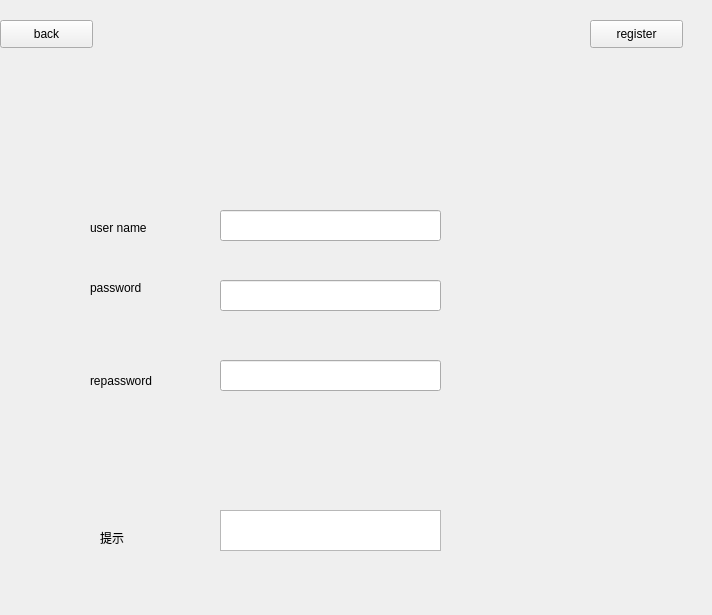
<?xml version="1.0" encoding="UTF-8"?>
<ui version="4.0">
 <class>regi</class>
 <widget class="QWidget" name="regi">
  <property name="geometry">
   <rect>
    <x>0</x>
    <y>0</y>
    <width>712</width>
    <height>615</height>
   </rect>
  </property>
  <property name="windowTitle">
   <string>Form</string>
  </property>
  <widget class="QLineEdit" name="lineEdit">
   <property name="geometry">
    <rect>
     <x>220</x>
     <y>210</y>
     <width>221</width>
     <height>31</height>
    </rect>
   </property>
  </widget>
  <widget class="QLineEdit" name="lineEdit_2">
   <property name="geometry">
    <rect>
     <x>220</x>
     <y>280</y>
     <width>221</width>
     <height>31</height>
    </rect>
   </property>
  </widget>
  <widget class="QLineEdit" name="lineEdit_3">
   <property name="geometry">
    <rect>
     <x>220</x>
     <y>360</y>
     <width>221</width>
     <height>31</height>
    </rect>
   </property>
  </widget>
  <widget class="QPushButton" name="pushButton">
   <property name="geometry">
    <rect>
     <x>0</x>
     <y>20</y>
     <width>93</width>
     <height>28</height>
    </rect>
   </property>
   <property name="text">
    <string>back</string>
   </property>
  </widget>
  <widget class="QPushButton" name="pushButton_2">
   <property name="geometry">
    <rect>
     <x>590</x>
     <y>20</y>
     <width>93</width>
     <height>28</height>
    </rect>
   </property>
   <property name="text">
    <string>register</string>
   </property>
  </widget>
  <widget class="QLabel" name="label">
   <property name="geometry">
    <rect>
     <x>90</x>
     <y>220</y>
     <width>81</width>
     <height>16</height>
    </rect>
   </property>
   <property name="text">
    <string>user name</string>
   </property>
  </widget>
  <widget class="QLabel" name="label_2">
   <property name="geometry">
    <rect>
     <x>90</x>
     <y>280</y>
     <width>81</width>
     <height>16</height>
    </rect>
   </property>
   <property name="text">
    <string>password</string>
   </property>
  </widget>
  <widget class="QLabel" name="label_3">
   <property name="geometry">
    <rect>
     <x>90</x>
     <y>370</y>
     <width>81</width>
     <height>21</height>
    </rect>
   </property>
   <property name="text">
    <string>repassword</string>
   </property>
  </widget>
  <widget class="QLabel" name="label_4">
   <property name="geometry">
    <rect>
     <x>100</x>
     <y>530</y>
     <width>72</width>
     <height>15</height>
    </rect>
   </property>
   <property name="text">
    <string>提示</string>
   </property>
  </widget>
  <widget class="QTextBrowser" name="textBrowser">
   <property name="geometry">
    <rect>
     <x>220</x>
     <y>510</y>
     <width>221</width>
     <height>41</height>
    </rect>
   </property>
  </widget>
 </widget>
 <resources/>
 <connections/>
</ui>
